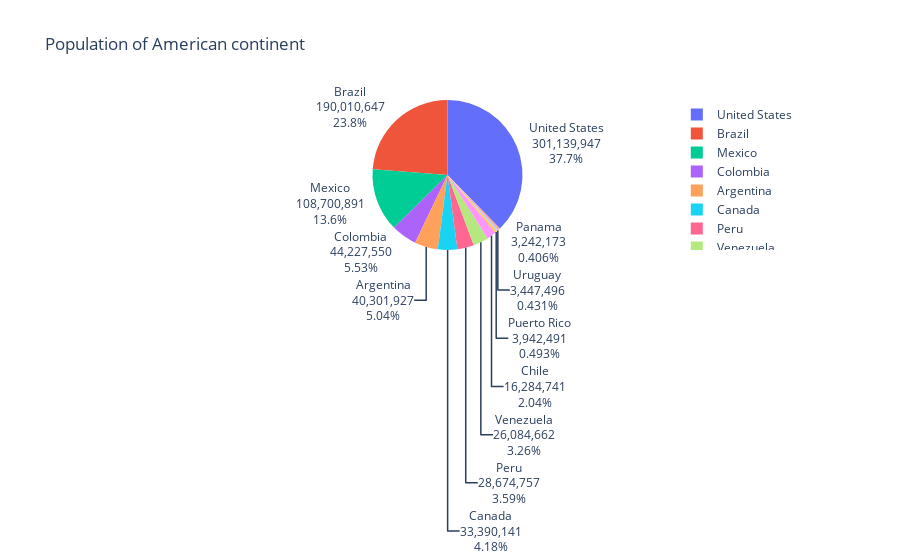

The notebook cell this image was saved under:
### Code cell
import pandas as pd
import plotly.express as px

fig = px.pie(df, values='pop', names='country',
             title='Population of American continent',
             hover_data=['lifeExp'], labels={'lifeExp':'life expectancy'})
fig.update_traces(
    textposition='outside',
    textinfo='percent+label+value'
)

fig.show()

### Figure 1 — Plotly figure (JSON) as saved in the notebook; plotly's stock layout.template omitted (floating-point values rounded to 4 significant figures)
{"data": [{"customdata": [[75.32], [72.39], [80.65], [78.55], [72.89], [76.19], [75.54], [71.42], [78.75], [78.24], [76.38], [73.75]], "domain": {"x": [0, 1], "y": [0, 1]}, "hovertemplate": "country=%{label}<br>pop=%{value}<br>life expectancy=%{customdata[0]}<extra></extra>", "labels": ["Argentina", "Brazil", "Canada", "Chile", "Colombia", "Mexico", "Panama", "Peru", "Puerto Rico", "United States", "Uruguay", "Venezuela"], "legendgroup": "", "name": "", "showlegend": true, "textinfo": "percent+label+value", "textposition": "outside", "type": "pie", "values": [40301927, 190010647, 33390141, 16284741, 44227550, 108700891, 3242173, 28674757, 3942491, 301139947, 3447496, 26084662]}], "layout": {"legend": {"tracegroupgap": 0}, "title": {"text": "Population of American continent"}}}
